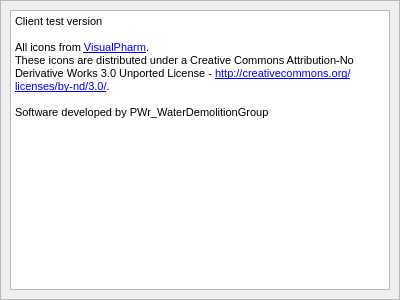
<?xml version="1.0" encoding="UTF-8"?>
<ui version="4.0">
 <class>aboutWindow</class>
 <widget class="QScrollArea" name="aboutWindow">
  <property name="enabled">
   <bool>true</bool>
  </property>
  <property name="geometry">
   <rect>
    <x>0</x>
    <y>0</y>
    <width>400</width>
    <height>300</height>
   </rect>
  </property>
  <property name="minimumSize">
   <size>
    <width>400</width>
    <height>300</height>
   </size>
  </property>
  <property name="maximumSize">
   <size>
    <width>400</width>
    <height>300</height>
   </size>
  </property>
  <property name="windowTitle">
   <string>ScrollArea</string>
  </property>
  <property name="widgetResizable">
   <bool>false</bool>
  </property>
  <widget class="QWidget" name="scrollAreaWidgetContents">
   <property name="geometry">
    <rect>
     <x>0</x>
     <y>0</y>
     <width>398</width>
     <height>298</height>
    </rect>
   </property>
   <layout class="QVBoxLayout" name="verticalLayout">
    <item>
     <widget class="QTextBrowser" name="aboutTextBrowser">
      <property name="html">
       <string>&lt;!DOCTYPE HTML PUBLIC &quot;-//W3C//DTD HTML 4.0//EN&quot; &quot;http://www.w3.org/TR/REC-html40/strict.dtd&quot;&gt;
&lt;html&gt;&lt;head&gt;&lt;meta name=&quot;qrichtext&quot; content=&quot;1&quot; /&gt;&lt;style type=&quot;text/css&quot;&gt;
p, li { white-space: pre-wrap; }
&lt;/style&gt;&lt;/head&gt;&lt;body style=&quot; font-family:'MS Shell Dlg 2'; font-size:8.25pt; font-weight:400; font-style:normal;&quot;&gt;
&lt;p style=&quot; margin-top:0px; margin-bottom:0px; margin-left:0px; margin-right:0px; -qt-block-indent:0; text-indent:0px;&quot;&gt;&lt;span style=&quot; font-size:8pt;&quot;&gt;Client test version&lt;/span&gt;&lt;/p&gt;
&lt;p style=&quot;-qt-paragraph-type:empty; margin-top:0px; margin-bottom:0px; margin-left:0px; margin-right:0px; -qt-block-indent:0; text-indent:0px; font-size:8pt;&quot;&gt;&lt;br /&gt;&lt;/p&gt;
&lt;p style=&quot; margin-top:0px; margin-bottom:0px; margin-left:0px; margin-right:0px; -qt-block-indent:0; text-indent:0px;&quot;&gt;&lt;span style=&quot; font-size:8pt;&quot;&gt;All icons from &lt;/span&gt;&lt;a href=&quot;http://www.visualpharm.com/&quot;&gt;&lt;span style=&quot; font-size:8pt; text-decoration: underline; color:#0000ff;&quot;&gt;VisualPharm&lt;/span&gt;&lt;/a&gt;&lt;span style=&quot; font-size:8pt;&quot;&gt;.&lt;/span&gt;&lt;/p&gt;
&lt;p style=&quot; margin-top:0px; margin-bottom:0px; margin-left:0px; margin-right:0px; -qt-block-indent:0; text-indent:0px;&quot;&gt;&lt;span style=&quot; font-size:8pt;&quot;&gt;These icons are distributed under a Creative Commons Attribution-No Derivative Works 3.0 Unported License - &lt;/span&gt;&lt;a href=&quot;http://creativecommons.org/licenses/by-nd/3.0/&quot;&gt;&lt;span style=&quot; font-size:8pt; text-decoration: underline; color:#0000ff;&quot;&gt;http://creativecommons.org/licenses/by-nd/3.0/&lt;/span&gt;&lt;/a&gt;&lt;span style=&quot; font-size:8pt;&quot;&gt;.&lt;/span&gt;&lt;/p&gt;
&lt;p style=&quot;-qt-paragraph-type:empty; margin-top:0px; margin-bottom:0px; margin-left:0px; margin-right:0px; -qt-block-indent:0; text-indent:0px; font-size:8pt; color:#000000;&quot;&gt;&lt;br /&gt;&lt;/p&gt;
&lt;p style=&quot; margin-top:0px; margin-bottom:0px; margin-left:0px; margin-right:0px; -qt-block-indent:0; text-indent:0px;&quot;&gt;&lt;span style=&quot; font-size:8pt;&quot;&gt;Software developed by PWr_WaterDemolitionGroup&lt;/span&gt;&lt;/p&gt;
&lt;p style=&quot;-qt-paragraph-type:empty; margin-top:0px; margin-bottom:0px; margin-left:0px; margin-right:0px; -qt-block-indent:0; text-indent:0px; font-size:8pt; color:#000000;&quot;&gt;&lt;br /&gt;&lt;/p&gt;
&lt;p align=&quot;center&quot; style=&quot; margin-top:0px; margin-bottom:0px; margin-left:0px; margin-right:0px; -qt-block-indent:0; text-indent:0px;&quot;&gt;&lt;img src=&quot;file:///C:/Users/Bary/Desktop/pwr.gif&quot; /&gt;&lt;/p&gt;
&lt;p style=&quot;-qt-paragraph-type:empty; margin-top:0px; margin-bottom:0px; margin-left:0px; margin-right:0px; -qt-block-indent:0; text-indent:0px; font-size:8pt; text-decoration: underline; color:#0000ff;&quot;&gt;&lt;br /&gt;&lt;/p&gt;
&lt;p style=&quot;-qt-paragraph-type:empty; margin-top:0px; margin-bottom:0px; margin-left:0px; margin-right:0px; -qt-block-indent:0; text-indent:0px; font-size:8pt; text-decoration: underline; color:#0000ff;&quot;&gt;&lt;br /&gt;&lt;/p&gt;
&lt;p style=&quot;-qt-paragraph-type:empty; margin-top:0px; margin-bottom:0px; margin-left:0px; margin-right:0px; -qt-block-indent:0; text-indent:0px; font-size:8pt; text-decoration: underline; color:#0000ff;&quot;&gt;&lt;br /&gt;&lt;/p&gt;&lt;/body&gt;&lt;/html&gt;</string>
      </property>
     </widget>
    </item>
   </layout>
  </widget>
 </widget>
 <resources/>
 <connections/>
</ui>
